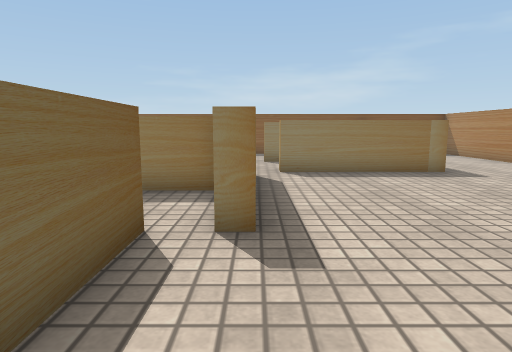
view 1 (above)

17 first-person views from a walk through a scene from a Unity 3-D project. The camera is 0.62 m above the floor, tilts 8° down and sees 75° across. The floor is counted in squares, 0.5 m on a side. Each view is taken from the middle of a square. On the plan, view 1 faces up. The plan holds only what a view shows up to about 14 squares ahead; the rest is blank. The player character is not drawn. Some surface patterns are stand-ins.

view 2
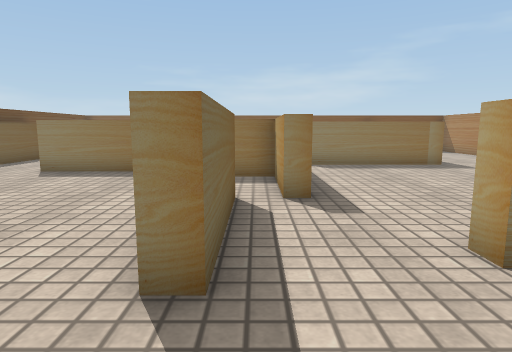

view 3
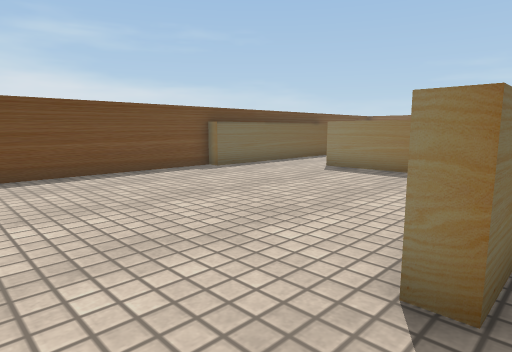

view 4
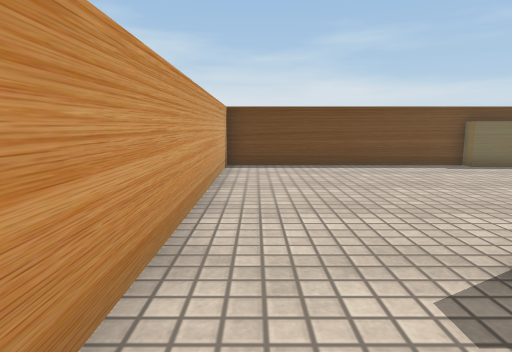

view 5
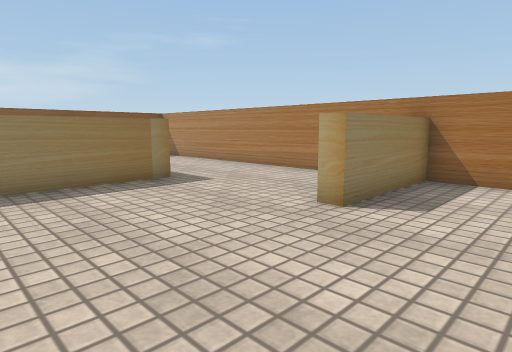

view 6
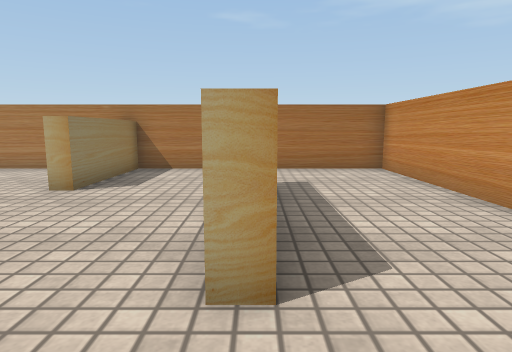

view 7
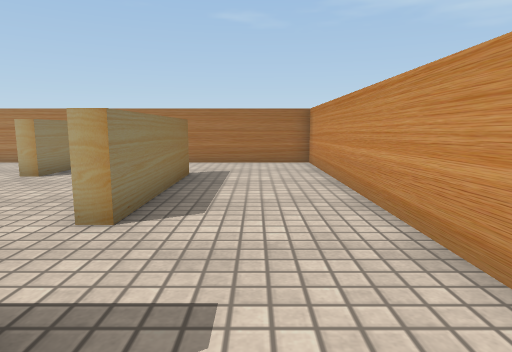

view 8
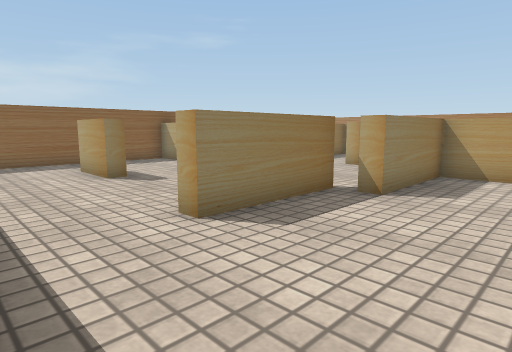

view 9
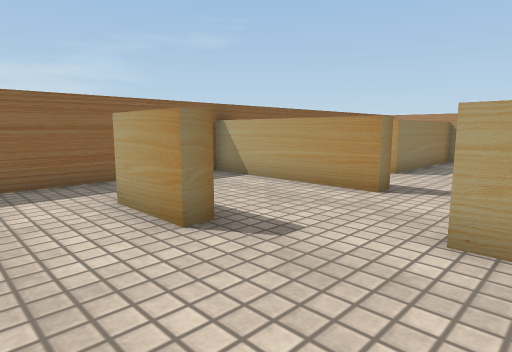

view 10
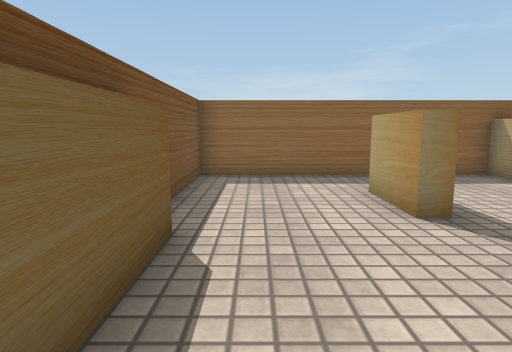

view 11
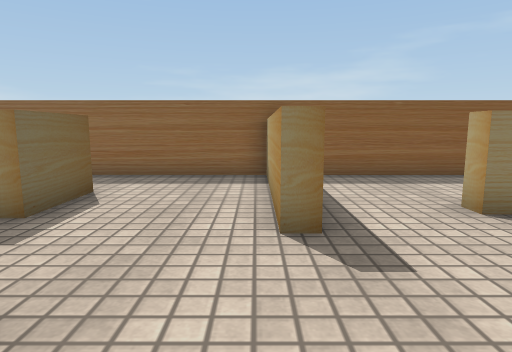

view 12
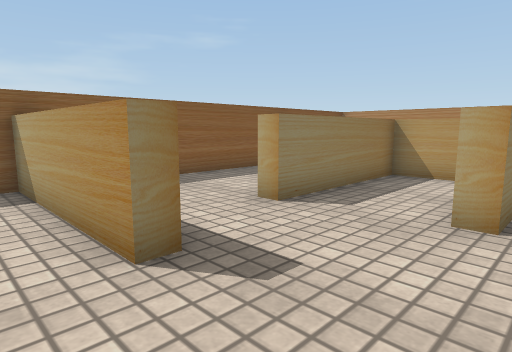

view 13
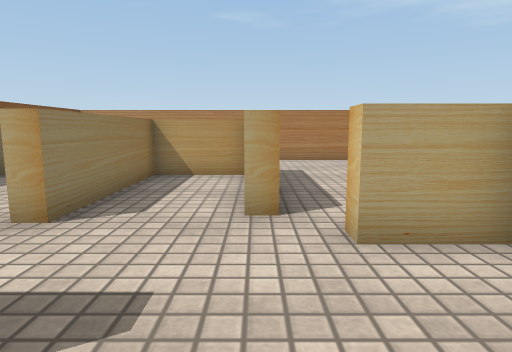

view 14
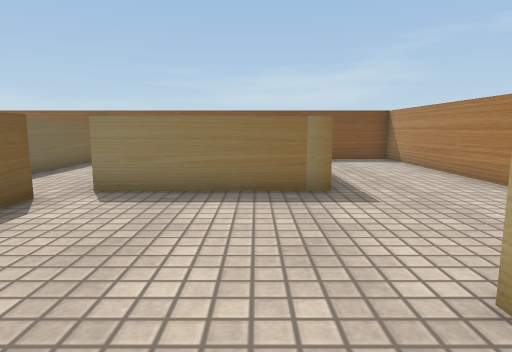

view 15
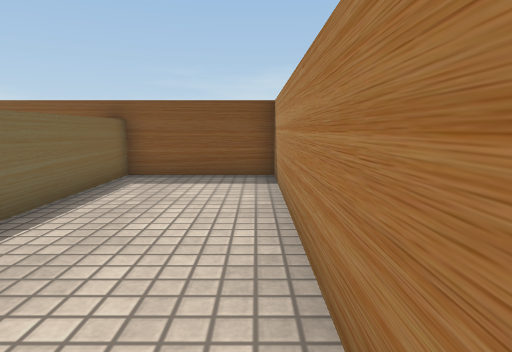

view 16
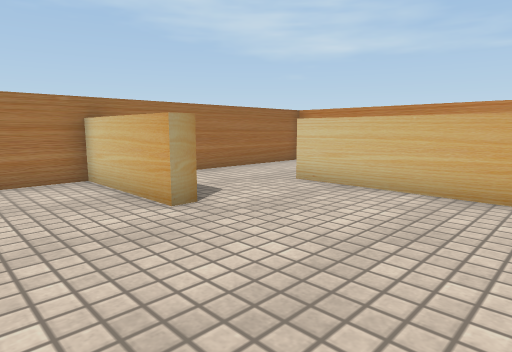

view 17
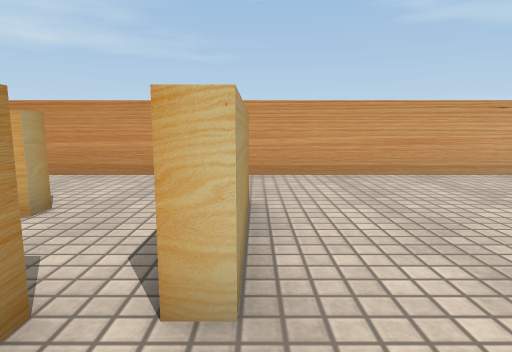

### Floor plan
Key: @ floor where view 1 was taken; # wall or solid block; . floor; ^ raised ledge.
Columns run from 11 left of view 1 to 10 right of it. Each row starts with its distance up from view 1.
 17 ######################
 16 #.......^^......#....#
 15 #.......^^..... #....#
 14 #...^^..^^....  #....#
 13 #...^^..^^..^^^^^....#
 12 #^.......^......#....#
 11 #^..............#....#
 10 #^..........#####....#
  9 #^....#. ............#
  8 #^..####...^.........#
  7 #^.....^^^^^.........#
  6 #^.........^.........#
  5 #^.........^.....^^^^#
  4 #..........^.........#
  3 #........#...........#
  2 #........#...........#
  1 #........#...#####...#
  0 #..........@.........#
 -1 #....................#
 -2 #....................#
 -3 ######################

Where each view was taken, in squares from view 1:
view 1: 0 up, 0 right, facing up
view 2: 2 down, 1 left, facing up
view 3: 2 down, 1 left, facing up-left
view 4: 2 down, 1 right, facing left
view 5: 2 up, 1 right, facing up-right
view 6: 1 up, 1 left, facing right
view 7: 1 down, 3 left, facing right
view 8: 4 up, 10 left, facing up-right
view 9: 9 up, 9 left, facing up-right
view 10: 8 up, 9 left, facing up
view 11: 8 up, 3 left, facing up
view 12: 9 up, 4 left, facing up-right
view 13: 10 up, 4 left, facing right
view 14: 3 up, 4 right, facing up
view 15: 8 up, 9 right, facing up
view 16: 8 up, 1 right, facing down-right
view 17: 6 up, 2 left, facing down
